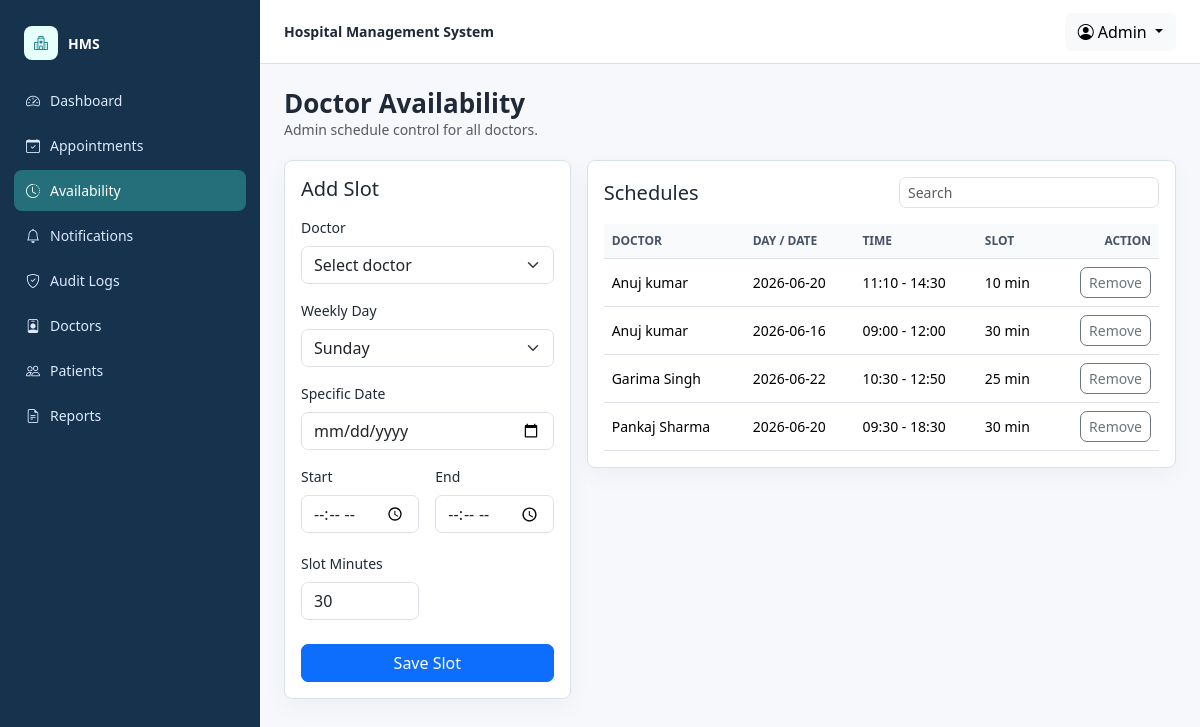
Screenshot of /hms/admin/doctor-availability.php (signed in) with the database file from the repository.
### tables this page shows
CREATE TABLE `doctor_availability` (
  `id` int(11) NOT NULL,
  `doctor_id` int(11) NOT NULL,
  `day_of_week` tinyint(4) NOT NULL,
  `available_date` date DEFAULT NULL,
  `start_time` time NOT NULL,
  `end_time` time NOT NULL,
  `slot_duration_minutes` int(11) NOT NULL DEFAULT 30,
  `max_appointments` int(11) NOT NULL DEFAULT 1,
  `is_active` tinyint(1) NOT NULL DEFAULT 1,
  `created_at` datetime NOT NULL DEFAULT current_timestamp(),
  `updated_at` datetime DEFAULT NULL ON UPDATE current_timestamp()
);

CREATE TABLE `doctors` (
  `id` int(11) NOT NULL,
  `specilization` varchar(255) DEFAULT NULL,
  `doctorName` varchar(255) DEFAULT NULL,
  `address` longtext DEFAULT NULL,
  `docFees` varchar(255) DEFAULT NULL,
  `contactno` bigint(11) DEFAULT NULL,
  `docEmail` varchar(255) DEFAULT NULL,
  `password` varchar(255) NOT NULL,
  `creationDate` timestamp NULL DEFAULT current_timestamp(),
  `updationDate` timestamp NULL DEFAULT NULL ON UPDATE current_timestamp()
);

### hms/admin/doctor-availability.php (the view, shortened to what this page needs)
<?php
include('include/config.php');
$hasTable = hms_table_exists($con, 'doctor_availability');
$slots = $hasTable
    ? hms_fetch_all($con, 'SELECT da.*, d.doctorName FROM doctor_availability da JOIN doctors d ON d.id = da.doctor_id ORDER BY d.doctorName ASC, da.available_date DESC, da.day_of_week ASC, da.start_time ASC')
    : array();
$days = array('Sunday', 'Monday', 'Tuesday', 'Wednesday', 'Thursday', 'Friday', 'Saturday');
?>
<div class="hms-page-title">
    <div>
        <h1>Doctor Availability</h1>
        <div class="text-muted">Admin schedule control for all doctors.</div>
    </div>
</div>
<div class="row g-3">
    <div class="col-lg-4">
        <div class="hms-card p-3">
            <h2 class="h5 mb-3">Add Slot</h2>
            <form method="post">
                <div class="mb-3">
                    <label class="form-label">Doctor</label>
                    <select class="form-select" name="doctor_id" required>
                        <option value="">Select doctor</option>
                    </select>
                </div>
                <div class="mb-3">
                    <label class="form-label">Weekly Day</label>
                    <select class="form-select" name="day_of_week" required>
                        <?php foreach ($days as $index => $dayName) { ?>
                            <option value="<?php echo hms_e($index); ?>"><?php echo hms_e($dayName); ?></option>
                        <?php } ?>
                    </select>
                </div>
                <div class="mb-3">
                    <label class="form-label">Specific Date</label>
                    <input class="form-control" type="date" name="available_date">
                </div>
                <div class="row g-3">
                    <div class="col-6"><label class="form-label">Start</label><input class="form-control" type="time" name="start_time" required></div>
                    <div class="col-6"><label class="form-label">End</label><input class="form-control" type="time" name="end_time" required></div>
                </div>
                <div class="row g-3 mt-1">
                    <div class="col-6"><label class="form-label">Slot Minutes</label><input class="form-control" type="number" name="slot_duration_minutes" min="5" value="30" required></div>
                </div>
                <button class="btn btn-primary w-100 mt-4" type="submit" <?php echo !$hasTable ? 'disabled' : ''; ?>>Save Slot</button>
            </form>
        </div>
    </div>
    <div class="col-lg-8">
        <div class="hms-card p-3">
            <div class="d-flex justify-content-between align-items-center mb-3">
                <h2 class="h5 mb-0">Schedules</h2>
                <input class="form-control form-control-sm" style="max-width:260px" placeholder="Search" data-table-search="#availabilityTable">
            </div>
            <div class="table-responsive">
                <table class="table table-hover align-middle mb-0" id="availabilityTable" data-sortable>
                    <thead>
                    <tr>
                        <th data-sort>Doctor</th>
                        <th data-sort>Day / Date</th>
                        <th data-sort>Time</th>
                        <th data-sort>Slot</th>
                        <th class="text-end">Action</th>
                    </tr>
                    </thead>
                    <tbody>
                    <?php foreach ($slots as $slot) { ?>
                        <tr>
                            <td><?php echo hms_e($slot['doctorName']); ?></td>
                            <td><?php echo hms_e($slot['available_date'] ?: $days[(int) $slot['day_of_week']]); ?></td>
                            <td><?php echo hms_e(substr($slot['start_time'], 0, 5)); ?> - <?php echo hms_e(substr($slot['end_time'], 0, 5)); ?></td>
                            <td><?php echo hms_e($slot['slot_duration_minutes']); ?> min </td>
                            <td class="text-end">
                                <form method="post" onsubmit="return confirm('Remove this slot?');">
                                    <button class="btn btn-sm btn-outline-secondary" type="submit">Remove</button>
                                </form>
                            </td>
                        </tr>
                    <?php } ?>
                    </tbody>
                </table>
            </div>
        </div>
    </div>
</div>

### hms/include/hms_helpers.php (style rules this page uses)
:root { --hms-ink: #1f2937; --hms-muted: #667085; --hms-line: #d9e2ec; --hms-bg: #f6f8fb; --hms-sidebar: #17324d; --hms-sidebar-active: #256f7a; --hms-teal: #127c8a; --hms-amber: #b7791f; }
body { background: var(--hms-bg); color: var(--hms-ink); font-size: 14px; letter-spacing: 0; }
.hms-page-title { display: flex; justify-content: space-between; gap: 16px; align-items: center; margin-bottom: 20px; }
.hms-page-title h1 { font-size: 26px; margin: 0; font-weight: 700; }
.hms-card { background: #fff; border: 1px solid var(--hms-line); border-radius: 8px; box-shadow: 0 8px 24px rgba(16, 24, 40, .04); }
.table thead th { color: #475467; background: #f8fafc; font-size: 12px; text-transform: uppercase; white-space: nowrap; }
.table td, .table th { vertical-align: middle; }
.btn { border-radius: 7px; }
.form-control, .form-select { border-radius: 7px; }

### rows the page displays
doctor_availability: doctor.doctorName "Anuj kumar", available_date "2026-06-20", start_time "11:10", end_time "14:30", slot_duration_minutes "10"
doctor_availability: doctor.doctorName "Anuj kumar", available_date "2026-06-16", start_time "09:00", end_time "12:00", slot_duration_minutes "30"
doctor_availability: doctor.doctorName "Garima Singh", available_date "2026-06-22", start_time "10:30", end_time "12:50", slot_duration_minutes "25"
doctor_availability: doctor.doctorName "Pankaj Sharma", available_date "2026-06-20", start_time "09:30", end_time "18:30", slot_duration_minutes "30"

### other values shown
hms_e($item[1]) "Dashboard"
hms_e($item[1]) "Appointments"
hms_e($item[1]) "Availability"
hms_e($item[1]) "Notifications"
hms_e($item[1]) "Audit Logs"
hms_e($item[1]) "Doctors"
hms_e($item[1]) "Patients"
hms_e($item[1]) "Reports"
hms_e($name) "Admin"
form field day_of_week "Sunday"
